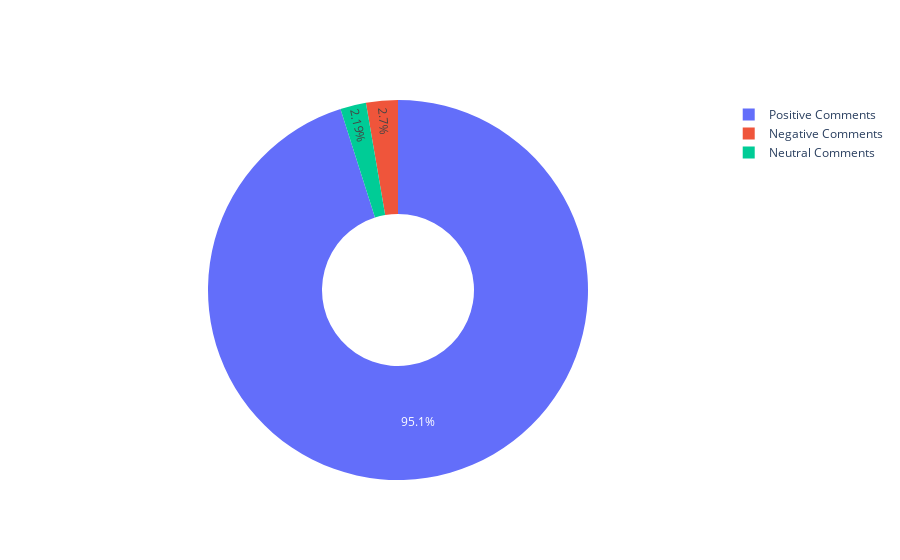

Source (notebook cell):
### Code cell
import plotly as ply
import plotly.graph_objs as go

Mno=df_reviews2[df_reviews2.sentiment=="Positive"]["score"].count()
Fno=df_reviews2[df_reviews2.sentiment=="Negative"]["score"].count()
Nno=df_reviews2[df_reviews2.sentiment=="Neutral"]["score"].count()
labels = ["Positive Comments","Negative Comments","Neutral Comments"]
values = [Mno,Fno,Nno]
fig = go.Figure(data=[go.Pie(labels=labels, values=values,hole=0.4)])
fig.show()

### Figure 1 — Plotly figure (JSON) as saved in the notebook; plotly's stock layout.template omitted (floating-point values rounded to 4 significant figures)
{"data": [{"hole": 0.4, "labels": ["Positive Comments", "Negative Comments", "Neutral Comments"], "type": "pie", "values": [137231, 3899, 3165]}], "layout": {}}
